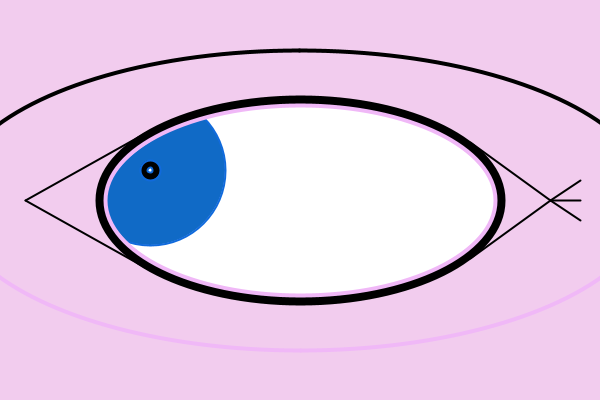
Frame 1 (no input)
Frame 60 (the mouse pressed at the canvas centre just before this capture): identical to frame 1, image omitted
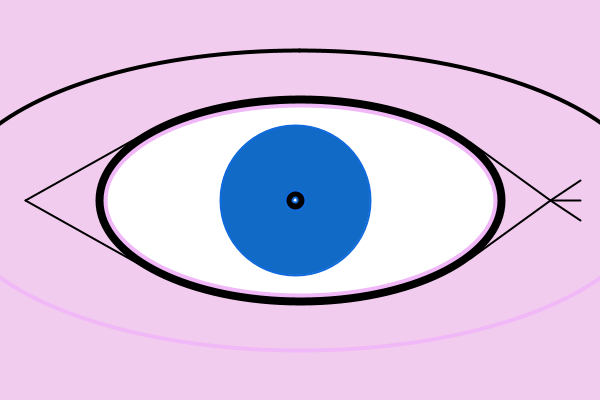
Frame 120 (the mouse held since frame 60 and released just before this capture)

The Processing sketch that drew these frames (run headless with seeded random() and noise(); from frame 60 on, the mouse is pressed at the canvas centre):

// Processing sketch: processing_48580
// ── processing_48580.pde

void setup() {

  size(600, 400);
  smooth();
}

void draw() {
  
  background(242, 204, 238);

fill(255);
ellipse (300, 200, 400, 200);

  // iris
  strokeWeight(2);
  stroke (16, 106, 220);
  fill(16, 106, 198);
  float x = map (mouseX, 0, width, 150, 440);
  float y = map (mouseY, 0, height, 170, 230);

  ellipse (x, y, 150, 150);

 fill(0);
 ellipse (x, y, 20, 20);
 fill(255);
 ellipse (x, y, 5, 5);

  //outline of eye

  noFill();
  ellipse(300, 200, 400, 200);

  stroke(242, 204, 238);
  strokeWeight(60);
  noFill();
  ellipse(300, 200, 450, 250);

  stroke(0);
  strokeWeight(10);
  noFill();
  ellipse(300, 200, 400, 200);

  //pink eyeliner
  stroke(240, 184, 247);
  strokeWeight(4);
  noFill();
  ellipse(300, 200, 390, 190);

  // arcs

  stroke (0);

  arc(300, 200, 700, 300, PI, TWO_PI-PI/2);
  arc(300, 200, 700, 300, TWO_PI-PI/2, TWO_PI);

  stroke(240, 184, 247);
  arc(300, 200, 700, 300, 0, PI/2);
  arc(300, 200, 700, 300, PI/2, PI);
  //arc(300, 200, 700, 300, PI, TWO_PI-PI/2);

  //crows feet

  stroke(0);
  strokeWeight (2);
  line (550, 200, 580, 180);
  line (550, 200, 580, 200);
  line (550, 200, 580, 220);

  line (25, 200, 150, 130);
  line (25, 200, 150, 270);
  line (470, 142, 550, 200);
  line (470, 258, 550, 200);

  // and draw a circle in that position
  //fill(0);
  //ellipse(x-10, y-10, 15, 15); 
  //fill(255);
  //ellipse(x-10, y-10, 5, 5); 



  //ellipse ((width/2) + mouseX * 0.5, (height/2) mouseY * 0.5, 40, 40);
}

void mousePressed(){
  if (mousePressed = true);
  fill (0);
    ellipse(300, 200, 400, 200);

//  background(255,0,100);
}
